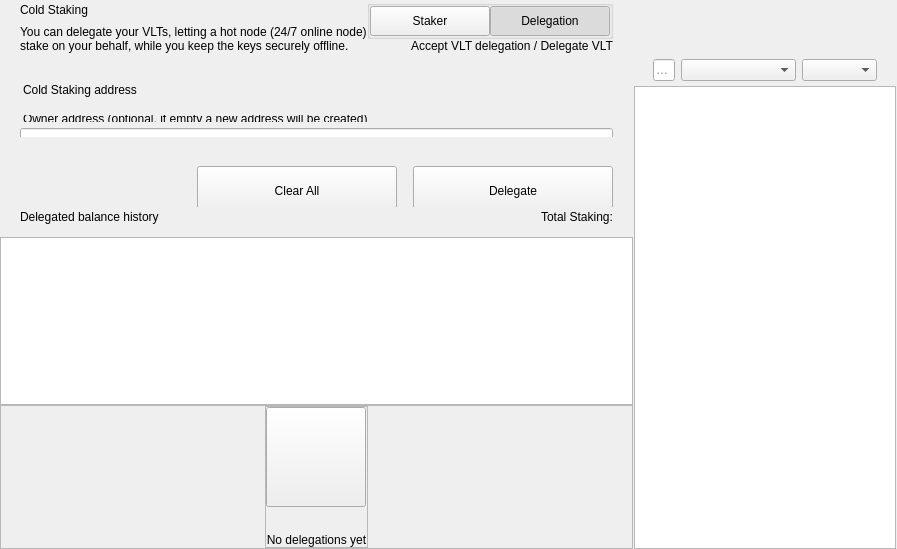
<?xml version="1.0" encoding="UTF-8"?>
<ui version="4.0">
 <class>ColdStakingWidget</class>
 <widget class="QWidget" name="ColdStakingWidget">
  <property name="geometry">
   <rect>
    <x>0</x>
    <y>0</y>
    <width>629</width>
    <height>549</height>
   </rect>
  </property>
  <property name="windowTitle">
   <string notr="true">N/A</string>
  </property>
  <layout class="QHBoxLayout" name="horizontalLayout_1" stretch="2,1">
   <property name="spacing">
    <number>0</number>
   </property>
   <property name="leftMargin">
    <number>0</number>
   </property>
   <property name="topMargin">
    <number>0</number>
   </property>
   <property name="rightMargin">
    <number>0</number>
   </property>
   <property name="bottomMargin">
    <number>0</number>
   </property>
   <item>
    <widget class="QWidget" name="left" native="true">
     <layout class="QVBoxLayout" name="verticalLayout_3">
      <property name="leftMargin">
       <number>0</number>
      </property>
      <property name="topMargin">
       <number>0</number>
      </property>
      <property name="rightMargin">
       <number>0</number>
      </property>
      <property name="bottomMargin">
       <number>0</number>
      </property>
      <item>
       <layout class="QVBoxLayout" name="verticalLayout_2">
        <property name="spacing">
         <number>0</number>
        </property>
        <item>
         <layout class="QVBoxLayout" name="verticalLayoutTop">
          <property name="spacing">
           <number>0</number>
          </property>
          <property name="leftMargin">
           <number>0</number>
          </property>
          <property name="rightMargin">
           <number>0</number>
          </property>
          <item>
           <widget class="QWidget" name="containerTitle" native="true">
            <property name="sizePolicy">
             <sizepolicy hsizetype="Preferred" vsizetype="Minimum">
              <horstretch>0</horstretch>
              <verstretch>0</verstretch>
             </sizepolicy>
            </property>
            <property name="maximumSize">
             <size>
              <width>16777215</width>
              <height>100</height>
             </size>
            </property>
            <layout class="QHBoxLayout" name="containerTitleLayout">
             <property name="spacing">
              <number>0</number>
             </property>
             <property name="leftMargin">
              <number>20</number>
             </property>
             <property name="topMargin">
              <number>0</number>
             </property>
             <property name="rightMargin">
              <number>20</number>
             </property>
             <property name="bottomMargin">
              <number>0</number>
             </property>
             <item>
              <layout class="QVBoxLayout" name="verticalLayout11">
               <property name="spacing">
                <number>5</number>
               </property>
               <item>
                <widget class="QLabel" name="labelTitle">
                 <property name="text">
                  <string>Cold Staking</string>
                 </property>
                </widget>
               </item>
               <item>
                <widget class="QLabel" name="labelSubtitle1">
                 <property name="maximumSize">
                  <size>
                   <width>16777215</width>
                   <height>16777215</height>
                  </size>
                 </property>
                 <property name="text">
                  <string>You can delegate your VLTs, letting a hot node (24/7 online node)
stake on your behalf, while you keep the keys securely offline.</string>
                 </property>
                </widget>
               </item>
              </layout>
             </item>
             <item>
              <spacer name="horizontalSpacer">
               <property name="orientation">
                <enum>Qt::Horizontal</enum>
               </property>
               <property name="sizeHint" stdset="0">
                <size>
                 <width>40</width>
                 <height>20</height>
                </size>
               </property>
              </spacer>
             </item>
             <item>
              <widget class="QWidget" name="containerViewPrivacyChecks" native="true">
               <layout class="QVBoxLayout" name="containerPrivacyChecks">
                <property name="spacing">
                 <number>0</number>
                </property>
                <property name="leftMargin">
                 <number>0</number>
                </property>
                <property name="topMargin">
                 <number>0</number>
                </property>
                <property name="rightMargin">
                 <number>0</number>
                </property>
                <property name="bottomMargin">
                 <number>0</number>
                </property>
                <item alignment="Qt::AlignHCenter|Qt::AlignVCenter">
                 <widget class="QGroupBox" name="groupBox">
                  <property name="title">
                   <string/>
                  </property>
                  <layout class="QHBoxLayout" name="horizontalLayout_2_1">
                   <property name="spacing">
                    <number>0</number>
                   </property>
                   <property name="leftMargin">
                    <number>0</number>
                   </property>
                   <property name="topMargin">
                    <number>0</number>
                   </property>
                   <property name="rightMargin">
                    <number>0</number>
                   </property>
                   <property name="bottomMargin">
                    <number>0</number>
                   </property>
                   <item>
                    <widget class="QPushButton" name="pushLeft">
                     <property name="minimumSize">
                      <size>
                       <width>120</width>
                       <height>30</height>
                      </size>
                     </property>
                     <property name="maximumSize">
                      <size>
                       <width>120</width>
                       <height>30</height>
                      </size>
                     </property>
                     <property name="focusPolicy">
                      <enum>Qt::NoFocus</enum>
                     </property>
                     <property name="text">
                      <string>Staker</string>
                     </property>
                     <property name="checkable">
                      <bool>true</bool>
                     </property>
                     <property name="autoExclusive">
                      <bool>true</bool>
                     </property>
                    </widget>
                   </item>
                   <item>
                    <widget class="QPushButton" name="pushRight">
                     <property name="minimumSize">
                      <size>
                       <width>120</width>
                       <height>30</height>
                      </size>
                     </property>
                     <property name="maximumSize">
                      <size>
                       <width>120</width>
                       <height>30</height>
                      </size>
                     </property>
                     <property name="focusPolicy">
                      <enum>Qt::NoFocus</enum>
                     </property>
                     <property name="text">
                      <string>Delegation</string>
                     </property>
                     <property name="checkable">
                      <bool>true</bool>
                     </property>
                     <property name="checked">
                      <bool>true</bool>
                     </property>
                     <property name="autoExclusive">
                      <bool>true</bool>
                     </property>
                    </widget>
                   </item>
                  </layout>
                 </widget>
                </item>
                <item alignment="Qt::AlignTop">
                 <widget class="QLabel" name="labelSubtitle2">
                  <property name="text">
                   <string>Accept VLT delegation / Delegate VLT</string>
                  </property>
                  <property name="alignment">
                   <set>Qt::AlignRight|Qt::AlignTrailing|Qt::AlignVCenter</set>
                  </property>
                 </widget>
                </item>
               </layout>
              </widget>
             </item>
            </layout>
           </widget>
          </item>
          <item>
           <spacer name="verticalSpacer_2">
            <property name="orientation">
             <enum>Qt::Vertical</enum>
            </property>
            <property name="sizeType">
             <enum>QSizePolicy::Fixed</enum>
            </property>
            <property name="sizeHint" stdset="0">
             <size>
              <width>20</width>
              <height>30</height>
             </size>
            </property>
           </spacer>
          </item>
          <item>
           <widget class="QWidget" name="containerSend" native="true">
            <property name="minimumSize">
             <size>
              <width>0</width>
              <height>50</height>
             </size>
            </property>
            <layout class="QVBoxLayout" name="containerSendRow">
             <property name="spacing">
              <number>6</number>
             </property>
             <property name="leftMargin">
              <number>0</number>
             </property>
             <property name="topMargin">
              <number>0</number>
             </property>
             <property name="rightMargin">
              <number>0</number>
             </property>
             <property name="bottomMargin">
              <number>0</number>
             </property>
             <item>
              <widget class="QLabel" name="labelEditTitle">
               <property name="maximumSize">
                <size>
                 <width>16777215</width>
                 <height>30</height>
                </size>
               </property>
               <property name="styleSheet">
                <string notr="true">padding-left:20px; padding-bottom:3px;</string>
               </property>
               <property name="text">
                <string>Cold Staking address</string>
               </property>
              </widget>
             </item>
             <item>
              <spacer name="verticalSpacer_6">
               <property name="orientation">
                <enum>Qt::Vertical</enum>
               </property>
               <property name="sizeType">
                <enum>QSizePolicy::Fixed</enum>
               </property>
               <property name="sizeHint" stdset="0">
                <size>
                 <width>20</width>
                 <height>9</height>
                </size>
               </property>
              </spacer>
             </item>
             <item>
              <widget class="QWidget" name="containerOwner" native="true">
               <layout class="QVBoxLayout" name="vContainerOwner">
                <property name="spacing">
                 <number>4</number>
                </property>
                <property name="leftMargin">
                 <number>20</number>
                </property>
                <property name="topMargin">
                 <number>0</number>
                </property>
                <property name="rightMargin">
                 <number>20</number>
                </property>
                <property name="bottomMargin">
                 <number>0</number>
                </property>
                <item>
                 <widget class="QLabel" name="labelSubtitleDescription">
                  <property name="maximumSize">
                   <size>
                    <width>16777215</width>
                    <height>20</height>
                   </size>
                  </property>
                  <property name="styleSheet">
                   <string notr="true">margin-bottom:2px;
                   margin-left:0.05px;
                   padding:0px;</string>
                  </property>
                  <property name="text">
                   <string>Owner address (optional, if empty a new address will be created)</string>
                  </property>
                 </widget>
                </item>
                <item>
                 <widget class="QLineEdit" name="lineEditOwnerAddress">
                  <property name="minimumSize">
                   <size>
                    <width>0</width>
                    <height>50</height>
                   </size>
                  </property>
                  <property name="maximumSize">
                   <size>
                    <width>16777215</width>
                    <height>50</height>
                   </size>
                  </property>
                  <property name="styleSheet">
                   <string notr="true"/>
                  </property>
                  <property name="placeholderText">
                   <string>Enter owner address</string>
                  </property>
                 </widget>
                </item>
               </layout>
              </widget>
             </item>
            </layout>
           </widget>
          </item>
         </layout>
        </item>
        <item>
         <spacer name="verticalSpacer_3">
          <property name="orientation">
           <enum>Qt::Vertical</enum>
          </property>
          <property name="sizeType">
           <enum>QSizePolicy::Minimum</enum>
          </property>
          <property name="sizeHint" stdset="0">
           <size>
            <width>20</width>
            <height>20</height>
           </size>
          </property>
         </spacer>
        </item>
        <item>
         <widget class="QWidget" name="containerBtn" native="true">
          <property name="minimumSize">
           <size>
            <width>0</width>
            <height>50</height>
           </size>
          </property>
          <layout class="QHBoxLayout" name="horizontalLayout">
           <property name="rightMargin">
            <number>20</number>
           </property>
           <item>
            <spacer name="horizontalSpacer_2">
             <property name="orientation">
              <enum>Qt::Horizontal</enum>
             </property>
             <property name="sizeHint" stdset="0">
              <size>
               <width>200</width>
               <height>20</height>
              </size>
             </property>
            </spacer>
           </item>
           <item>
            <layout class="QHBoxLayout" name="horizontalLayout_7">
             <item>
              <spacer name="horizontalSpacer_3">
               <property name="orientation">
                <enum>Qt::Horizontal</enum>
               </property>
               <property name="sizeType">
                <enum>QSizePolicy::Expanding</enum>
               </property>
               <property name="sizeHint" stdset="0">
                <size>
                 <width>40</width>
                 <height>20</height>
                </size>
               </property>
              </spacer>
             </item>
             <item>
              <widget class="QPushButton" name="pushButtonClear">
               <property name="minimumSize">
                <size>
                 <width>200</width>
                 <height>50</height>
                </size>
               </property>
               <property name="focusPolicy">
                <enum>Qt::NoFocus</enum>
               </property>
               <property name="text">
                <string>Clear All</string>
               </property>
              </widget>
             </item>
             <item>
              <spacer name="horizontalSpacer_4">
               <property name="orientation">
                <enum>Qt::Horizontal</enum>
               </property>
               <property name="sizeType">
                <enum>QSizePolicy::Fixed</enum>
               </property>
               <property name="sizeHint" stdset="0">
                <size>
                 <width>10</width>
                 <height>20</height>
                </size>
               </property>
              </spacer>
             </item>
             <item>
              <widget class="QPushButton" name="pushButtonSend">
               <property name="minimumSize">
                <size>
                 <width>200</width>
                 <height>50</height>
                </size>
               </property>
               <property name="maximumSize">
                <size>
                 <width>200</width>
                 <height>50</height>
                </size>
               </property>
               <property name="focusPolicy">
                <enum>Qt::NoFocus</enum>
               </property>
               <property name="text">
                <string>Delegate</string>
               </property>
              </widget>
             </item>
            </layout>
           </item>
          </layout>
         </widget>
        </item>
        <item>
         <widget class="QWidget" name="containerHistoryLabel" native="true">
          <layout class="QHBoxLayout" name="horizontalLayout_4">
           <property name="spacing">
            <number>0</number>
           </property>
           <property name="leftMargin">
            <number>20</number>
           </property>
           <property name="topMargin">
            <number>0</number>
           </property>
           <property name="rightMargin">
            <number>20</number>
           </property>
           <property name="bottomMargin">
            <number>0</number>
           </property>
           <item>
            <widget class="QWidget" name="verticalWidget" native="true">
             <property name="minimumSize">
              <size>
               <width>100</width>
               <height>0</height>
              </size>
             </property>
             <layout class="QVBoxLayout" name="verticalLayout_58">
              <property name="leftMargin">
               <number>0</number>
              </property>
              <property name="topMargin">
               <number>0</number>
              </property>
              <property name="rightMargin">
               <number>0</number>
              </property>
              <property name="bottomMargin">
               <number>0</number>
              </property>
              <item>
               <widget class="QLabel" name="labelListHistory">
                <property name="text">
                 <string>Delegated balance history</string>
                </property>
               </widget>
              </item>
             </layout>
            </widget>
           </item>
           <item>
            <spacer name="horizontalSpacer_5">
             <property name="orientation">
              <enum>Qt::Horizontal</enum>
             </property>
             <property name="sizeHint" stdset="0">
              <size>
               <width>40</width>
               <height>20</height>
              </size>
             </property>
            </spacer>
           </item>
           <item>
            <widget class="QLabel" name="labelStakingTotal">
             <property name="text">
              <string>Total Staking:</string>
             </property>
            </widget>
           </item>
          </layout>
         </widget>
        </item>
        <item>
         <layout class="QVBoxLayout" name="verticalLayout_64">
          <property name="spacing">
           <number>0</number>
          </property>
          <item>
           <spacer name="verticalSpacer_44">
            <property name="orientation">
             <enum>Qt::Vertical</enum>
            </property>
            <property name="sizeType">
             <enum>QSizePolicy::Fixed</enum>
            </property>
            <property name="sizeHint" stdset="0">
             <size>
              <width>20</width>
              <height>10</height>
             </size>
            </property>
           </spacer>
          </item>
          <item>
           <widget class="QListView" name="listView">
            <property name="enabled">
             <bool>true</bool>
            </property>
            <property name="mouseTracking">
             <bool>true</bool>
            </property>
           </widget>
          </item>
          <item>
           <widget class="QFrame" name="emptyContainer">
            <property name="minimumSize">
             <size>
              <width>0</width>
              <height>100</height>
             </size>
            </property>
            <property name="frameShape">
             <enum>QFrame::StyledPanel</enum>
            </property>
            <property name="frameShadow">
             <enum>QFrame::Raised</enum>
            </property>
            <layout class="QVBoxLayout" name="verticalLayout_71" stretch="1,8">
             <property name="spacing">
              <number>0</number>
             </property>
             <property name="leftMargin">
              <number>0</number>
             </property>
             <property name="topMargin">
              <number>0</number>
             </property>
             <property name="rightMargin">
              <number>0</number>
             </property>
             <property name="bottomMargin">
              <number>0</number>
             </property>
             <item>
              <spacer name="verticalSpacer">
               <property name="orientation">
                <enum>Qt::Vertical</enum>
               </property>
               <property name="sizeHint" stdset="0">
                <size>
                 <width>20</width>
                 <height>20</height>
                </size>
               </property>
              </spacer>
             </item>
             <item alignment="Qt::AlignHCenter|Qt::AlignVCenter">
              <widget class="QFrame" name="emptyScreen">
               <property name="sizePolicy">
                <sizepolicy hsizetype="Expanding" vsizetype="Expanding">
                 <horstretch>0</horstretch>
                 <verstretch>0</verstretch>
                </sizepolicy>
               </property>
               <property name="frameShape">
                <enum>QFrame::StyledPanel</enum>
               </property>
               <property name="frameShadow">
                <enum>QFrame::Raised</enum>
               </property>
               <layout class="QVBoxLayout" name="verticalLayout">
                <property name="spacing">
                 <number>30</number>
                </property>
                <property name="leftMargin">
                 <number>0</number>
                </property>
                <property name="topMargin">
                 <number>0</number>
                </property>
                <property name="rightMargin">
                 <number>0</number>
                </property>
                <property name="bottomMargin">
                 <number>0</number>
                </property>
                <item alignment="Qt::AlignHCenter|Qt::AlignVCenter">
                 <widget class="QPushButton" name="pushImgEmpty">
                  <property name="minimumSize">
                   <size>
                    <width>100</width>
                    <height>100</height>
                   </size>
                  </property>
                  <property name="maximumSize">
                   <size>
                    <width>100</width>
                    <height>100</height>
                   </size>
                  </property>
                  <property name="focusPolicy">
                   <enum>Qt::NoFocus</enum>
                  </property>
                  <property name="text">
                   <string/>
                  </property>
                  <property name="iconSize">
                   <size>
                    <width>100</width>
                    <height>100</height>
                   </size>
                  </property>
                 </widget>
                </item>
                <item alignment="Qt::AlignHCenter|Qt::AlignVCenter">
                 <widget class="QLabel" name="labelEmpty">
                  <property name="styleSheet">
                   <string notr="true"/>
                  </property>
                  <property name="text">
                   <string>No delegations yet</string>
                  </property>
                  <property name="alignment">
                   <set>Qt::AlignCenter</set>
                  </property>
                 </widget>
                </item>
               </layout>
              </widget>
             </item>
            </layout>
           </widget>
          </item>
         </layout>
        </item>
       </layout>
      </item>
     </layout>
    </widget>
   </item>
   <item>
    <widget class="QWidget" name="right" native="true">
     <layout class="QVBoxLayout" name="rightContainer">
      <property name="spacing">
       <number>0</number>
      </property>
      <property name="leftMargin">
       <number>1</number>
      </property>
      <property name="topMargin">
       <number>0</number>
      </property>
      <property name="rightMargin">
       <number>1</number>
      </property>
      <property name="bottomMargin">
       <number>0</number>
      </property>
      <item>
       <widget class="QWidget" name="containerRightButtons" native="true">
        <property name="minimumSize">
         <size>
          <width>0</width>
          <height>50</height>
         </size>
        </property>
        <layout class="QVBoxLayout" name="verticalLayout_4">
         <property name="leftMargin">
          <number>19</number>
         </property>
         <property name="topMargin">
          <number>0</number>
         </property>
         <property name="rightMargin">
          <number>19</number>
         </property>
         <property name="bottomMargin">
          <number>0</number>
         </property>
         <item>
          <widget class="OptionButton" name="btnCoinControl" native="true">
           <property name="minimumSize">
            <size>
             <width>0</width>
             <height>0</height>
            </size>
           </property>
          </widget>
         </item>
         <item>
          <widget class="OptionButton" name="btnMyStakingAddresses" native="true">
           <property name="sizePolicy">
            <sizepolicy hsizetype="Preferred" vsizetype="Minimum">
             <horstretch>0</horstretch>
             <verstretch>0</verstretch>
            </sizepolicy>
           </property>
          </widget>
         </item>
        </layout>
       </widget>
      </item>
      <item>
       <widget class="QWidget" name="sortWidget" native="true">
        <layout class="QHBoxLayout" name="horizontalLayout_6">
         <property name="leftMargin">
          <number>19</number>
         </property>
         <property name="rightMargin">
          <number>19</number>
         </property>
         <property name="bottomMargin">
          <number>5</number>
         </property>
           <item>
            <widget class="QLineEdit" name="lineEditFilter">
             <property name="sizePolicy">
              <sizepolicy hsizetype="Expanding" vsizetype="Fixed">
               <horstretch>0</horstretch>
               <verstretch>0</verstretch>
              </sizepolicy>
             </property>
             <property name="minimumSize">
              <size>
               <width>0</width>
               <height>0</height>
              </size>
             </property>
             <property name="contextMenuPolicy">
              <enum>Qt::DefaultContextMenu</enum>
             </property>
             <property name="acceptDrops">
              <bool>false</bool>
             </property>
             <property name="maxLength">
              <number>40</number>
             </property>
             <property name="placeholderText">
              <string>Filter</string>
             </property>
            </widget>
           </item>
         <item>
          <spacer name="horizontalSpacer_6">
           <property name="orientation">
            <enum>Qt::Horizontal</enum>
           </property>
           <property name="sizeType">
              <enum>QSizePolicy::Preferred</enum>
           </property>
           <property name="sizeHint" stdset="0">
            <size>
             <width>20</width>
             <height>20</height>
            </size>
           </property>
          </spacer>
         </item>
         <item>
          <widget class="QComboBox" name="comboBoxSort">
           <property name="sizePolicy">
            <sizepolicy hsizetype="Preferred" vsizetype="Fixed">
             <horstretch>0</horstretch>
             <verstretch>0</verstretch>
            </sizepolicy>
           </property>
           <property name="minimumSize">
            <size>
             <width>115</width>
             <height>0</height>
            </size>
           </property>
          </widget>
         </item>
         <item>
          <widget class="QComboBox" name="comboBoxSortOrder">
           <property name="sizePolicy">
            <sizepolicy hsizetype="Preferred" vsizetype="Fixed">
             <horstretch>0</horstretch>
             <verstretch>0</verstretch>
            </sizepolicy>
           </property>
           <property name="minimumSize">
            <size>
             <width>75</width>
             <height>0</height>
            </size>
           </property>
          </widget>
         </item>
        </layout>
       <zorder>comboBoxSort</zorder>
       <zorder>comboBoxSortOrder</zorder>
       <zorder>lineEditFilter</zorder>
       </widget>
      </item>
      <item>
       <widget class="QListView" name="listViewStakingAddress">
        <property name="enabled">
         <bool>true</bool>
        </property>
        <property name="mouseTracking">
         <bool>true</bool>
        </property>
       </widget>
      </item>
     </layout>
    </widget>
   </item>
  </layout>
 </widget>
 <customwidgets>
  <customwidget>
   <class>OptionButton</class>
   <extends>QWidget</extends>
   <header>qt/volt/optionbutton.h</header>
   <container>1</container>
  </customwidget>
 </customwidgets>
 <resources/>
 <connections/>
</ui>
